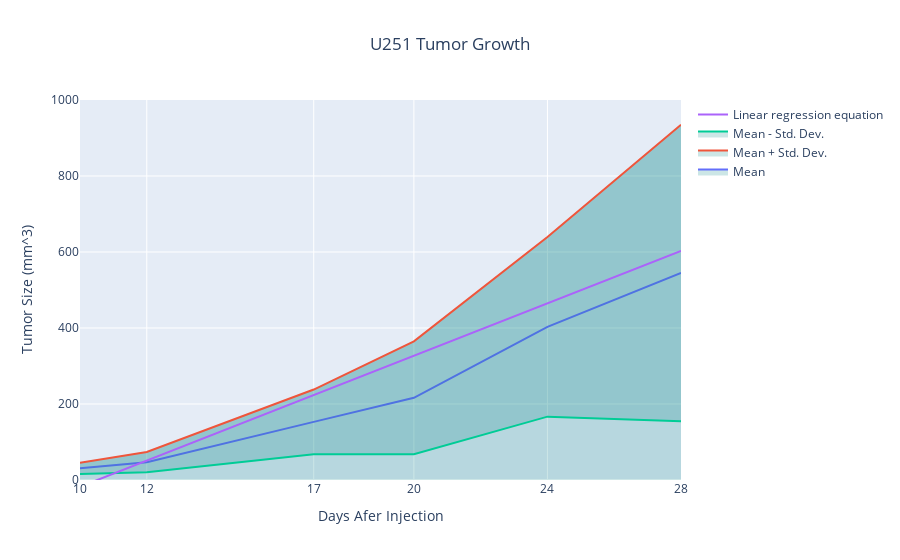

Notebook source saved alongside this figure:
### Code cell
# In this chunk of code, we will again use go.Figure() to create a figure and add the standard deviation. In addition the linear regression line will also be added to the figure.
fig = go.Figure()
fig.add_trace(go.Scatter(
    x=df_U251['days_after_injection'],
    y=df_U251.mean(axis=1),
    mode='lines',
    name='Mean',
    fill='tonexty',
    fillcolor='rgba(0,128,128,0.2)'
))
fig.add_trace(go.Scatter(
    x=df_U251['days_after_injection'],
    y=df_U251.mean(axis=1) + df_U251.std(axis=1),
    mode='lines',
    name='Mean + Std. Dev.',
    fill='tonexty',
    fillcolor='rgba(0,128,128,0.2)'
)) # this will create a trace for the upper bound
fig.add_trace(go.Scatter(
    x=df_U251['days_after_injection'],
    y=df_U251.mean(axis=1) - df_U251.std(axis=1),
    mode='lines',
    name='Mean - Std. Dev.',
    fill='tonexty',
    fillcolor='rgba(0,128,128,0.2)'
)) # This will create a trace for the lower bound

# Plot the linear regression equation
x2_values = np.linspace(X2.min(), X2.max(), 100)
y2_values = average_intercept_2 + average_coef_2 * x2_values
fig.add_trace(go.Scatter(
    x=x2_values,
    y=y2_values,
    mode='lines',
    name='Linear regression equation'
))

fig.update_layout(
    title='U251 Tumor Growth',
    title_x = 0.5,
    xaxis_title='Days Afer Injection',
    yaxis_title='Tumor Size (mm^3)',
    yaxis_range=[0, 1000] # This set the y-axis range to 0 to 1000
)
fig.update_xaxes(
    tickvals=[10, 12, 17, 20, 24, 28],
    ticktext=[10, 12, 17, 20, 24, 28]
)
fig.show()

print(f'Linear Regression Equation: Y = {average_intercept_2:.2f} + {average_coef_2:.2f}*X')
print(f'MSE: {mse2:.2f}')
print(f'R^2: {r2_2:.2f}')
print(f'MRSE: {mrse2:.2f}')

### Figure 1 — Plotly figure (JSON) as saved in the notebook; plotly's stock layout.template omitted (floating-point values rounded to 4 significant figures)
{"data": [{"fill": "tonexty", "fillcolor": "rgba(0,128,128,0.2)", "mode": "lines", "name": "Mean", "type": "scatter", "x": [10, 12, 17, 20, 24, 28], "y": [30.68, 46.99, 152.9, 216.2, 403.1, 544.8]}, {"fill": "tonexty", "fillcolor": "rgba(0,128,128,0.2)", "mode": "lines", "name": "Mean + Std. Dev.", "type": "scatter", "x": [10, 12, 17, 20, 24, 28], "y": [45.65, 73.67, 238.0, 364.8, 639.5, 934.7]}, {"fill": "tonexty", "fillcolor": "rgba(0,128,128,0.2)", "mode": "lines", "name": "Mean - Std. Dev.", "type": "scatter", "x": [10, 12, 17, 20, 24, 28], "y": [15.71, 20.31, 67.81, 67.67, 166.7, 154.9]}, {"mode": "lines", "name": "Linear regression equation", "type": "scatter", "x": [10, 10.18, 10.36, 10.55, 10.73, 10.91, 11.09, 11.27, 11.45, 11.64, 11.82, 12, 12.18, 12.36, 12.55, 12.73, 12.91, 13.09, 13.27, 13.45, 13.64, 13.82, 14, 14.18, 14.36, 14.55, 14.73, 14.91, 15.09, 15.27, 15.45, 15.64, 15.82, 16, 16.18, 16.36, 16.55, 16.73, 16.91, 17.09, 17.27, 17.45, 17.64, 17.82, 18, 18.18, 18.36, 18.55, 18.73, 18.91, 19.09, 19.27, 19.45, 19.64, 19.82, 20, 20.18, 20.36, 20.55, 20.73, 20.91, 21.09, 21.27, 21.45, 21.64, 21.82, 22, 22.18, 22.36, 22.55, 22.73, 22.91, 23.09, 23.27, 23.45, 23.64, 23.82, 24, 24.18, 24.36, 24.55, 24.73, 24.91, 25.09, 25.27, 25.45, 25.64, 25.82, 26, 26.18, 26.36, 26.55, 26.73, 26.91, 27.09, 27.27, 27.45, 27.64, 27.82, 28], "y": [-17.84, -11.57, -5.299, 0.9705, 7.24, 13.51, 19.78, 26.05, 32.32, 38.58, 44.85, 51.12, 57.39, 63.66, 69.93, 76.2, 82.47, 88.74, 95.01, 101.3, 107.5, 113.8, 120.1, 126.4, 132.6, 138.9, 145.2, 151.4, 157.7, 164.0, 170.2, 176.5, 182.8, 189.0, 195.3, 201.6, 207.8, 214.1, 220.4, 226.7, 232.9, 239.2, 245.5, 251.7, 258.0, 264.3, 270.5, 276.8, 283.1, 289.3, 295.6, 301.9, 308.2, 314.4, 320.7, 327.0, 333.2, 339.5, 345.8, 352.0, 358.3, 364.6, 370.8, 377.1, 383.4, 389.7, 395.9, 402.2, 408.5, 414.7, 421.0, 427.3, 433.5, 439.8, 446.1, 452.3, 458.6, 464.9, 471.1, 477.4, 483.7, 490.0, 496.2, 502.5, 508.8, 515.0, 521.3, 527.6, 533.8, 540.1, 546.4, 552.6, 558.9, 565.2, 571.5, 577.7, 584.0, 590.3, 596.5, 602.8]}], "layout": {"title": {"text": "U251 Tumor Growth", "x": 0.5}, "xaxis": {"ticktext": [10, 12, 17, 20, 24, 28], "tickvals": [10, 12, 17, 20, 24, 28], "title": {"text": "Days Afer Injection"}}, "yaxis": {"range": [0, 1000], "title": {"text": "Tumor Size (mm^3)"}}}}
